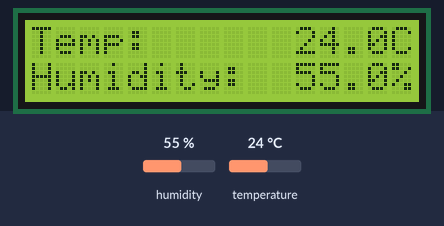
A program run on a simulated Raspberry Pi Pico running MicroPython. Parts: 16×2 character LCD. Inputs (shaded band) come from the test bench; at power-on: humidity 55 %, temperature 24 °C. Library files of the repository ran but are not shown: lcd_api.py, pico_i2c_lcd.py, dht20.py; what the program prints to the serial console is not drawn.

Above: at 1.3 s.
1.4 s: humidity set to 22 %
At 6.2 s:
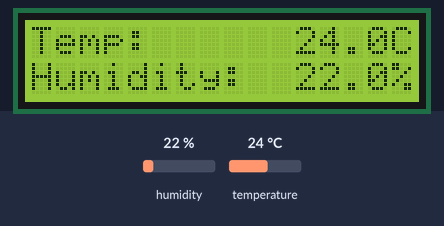
6.8 s: temperature set to 12 °C
At 10.9 s:
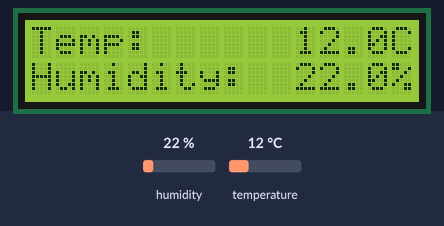
12.0 s: humidity set to 40 %
At 16.6 s:
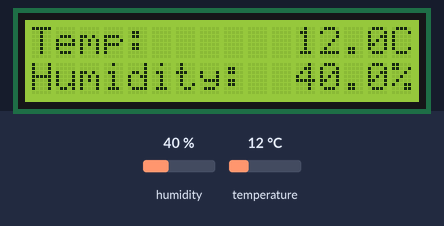
17.1 s: temperature set to 19 °C
At 21.3 s:
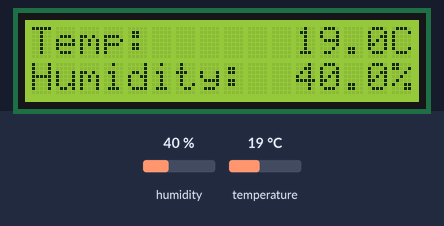
Timing chart, 0 to 22.8 s (numbered marks = the images above; inputs shaded):
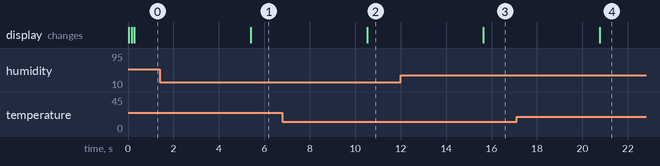

Measured:
- after the input at 1.4 s, the display: changes after 4.0 s (image 1)
- after the input at 6.8 s, the display: changes after 3.7 s (image 2)
- after the input at 12.0 s, the display: changes after 3.6 s (image 3)
- after the input at 17.1 s, the display: changes after 3.7 s (image 4)

The program:

Day_12d.py
```python
'''
Display current temperature and humidity
'''

from machine import I2C, Pin
from lcd_api import LcdApi # lcd library
from pico_i2c_lcd import I2cLcd # lcd library
from dht20 import DHT20 # sensor library
import time

# Define LCD/sensor I2C pins/BUS/address
SDA = 14
SCL = 15
I2C_BUS = 1
LCD_ADDR = 0x27
TEMP_ADDR = 0x38

# Define LCD rows/columns
LCD_NUM_ROWS = 2
LCD_NUM_COLS = 16

# Set up LCD I2C
lcdi2c = I2C(I2C_BUS, sda=machine.Pin(SDA), scl=machine.Pin(SCL), freq=400000)
lcd = I2cLcd(lcdi2c, LCD_ADDR, LCD_NUM_ROWS, LCD_NUM_COLS)

# Set up temperature sensor I2C
tempi2c = I2C(I2C_BUS, sda=SDA, scl=SCL)
dht20 = DHT20(TEMP_ADDR, tempi2c)

lcd.putstr("Temp:")
lcd.move_to(0, 1)
lcd.putstr("Humidity:")

while True:

    temperature = round(dht20.measurements["t"], 1)
    humidity = round(dht20.measurements["rh"], 1)

    print(f"Temp: {temperature}, Humidity: {humidity}")

    lcd.move_to(11, 0)
    lcd.putstr(str(temperature) + "C")
    lcd.move_to(11, 1)
    lcd.putstr(str(humidity) + "%")

    time.sleep(5)
```
